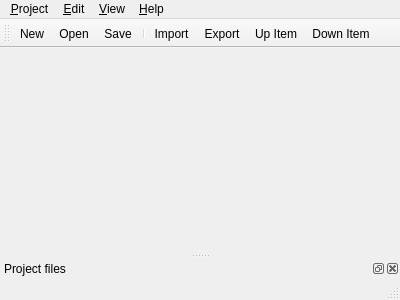
<?xml version="1.0" encoding="UTF-8"?>
<ui version="4.0">
 <class>MainWindow</class>
 <widget class="QMainWindow" name="MainWindow">
  <property name="geometry">
   <rect>
    <x>0</x>
    <y>0</y>
    <width>400</width>
    <height>300</height>
   </rect>
  </property>
  <property name="windowTitle">
   <string>TreeATE Dev</string>
  </property>
  <widget class="QWidget" name="centralWidget">
   <layout class="QVBoxLayout" name="verticalLayout">
    <property name="leftMargin">
     <number>0</number>
    </property>
    <property name="topMargin">
     <number>0</number>
    </property>
    <property name="rightMargin">
     <number>0</number>
    </property>
    <property name="bottomMargin">
     <number>0</number>
    </property>
    <item>
     <layout class="QVBoxLayout" name="verticalLayout_main"/>
    </item>
   </layout>
  </widget>
  <widget class="QMenuBar" name="menuBar">
   <property name="geometry">
    <rect>
     <x>0</x>
     <y>0</y>
     <width>400</width>
     <height>17</height>
    </rect>
   </property>
   <widget class="QMenu" name="menuProject">
    <property name="title">
     <string>&amp;Project</string>
    </property>
    <addaction name="action_New"/>
    <addaction name="action_Open"/>
    <addaction name="action_Save"/>
    <addaction name="separator"/>
    <addaction name="actionImport"/>
    <addaction name="action_Export"/>
    <addaction name="separator"/>
    <addaction name="actionClose"/>
   </widget>
   <widget class="QMenu" name="menu_View">
    <property name="title">
     <string>&amp;View</string>
    </property>
    <addaction name="actionShrink_items_Ctrl"/>
    <addaction name="actionSpread_items_Ctrl"/>
    <addaction name="separator"/>
    <addaction name="actionWindows"/>
   </widget>
   <widget class="QMenu" name="menu_Help">
    <property name="title">
     <string>&amp;Help</string>
    </property>
    <addaction name="action_Help"/>
    <addaction name="separator"/>
    <addaction name="action_About"/>
   </widget>
   <widget class="QMenu" name="menu_Edit">
    <property name="title">
     <string>&amp;Edit</string>
    </property>
    <widget class="QMenu" name="menu_Test_Units">
     <property name="title">
      <string>&amp;Test Items</string>
     </property>
     <addaction name="actionUpItem"/>
     <addaction name="actionDownItem"/>
     <addaction name="separator"/>
     <addaction name="actionInsert_Unit"/>
     <addaction name="actionInsert_Parameter"/>
     <addaction name="separator"/>
     <addaction name="actionRemove_Unit"/>
     <addaction name="actionRemove_Parameter"/>
     <addaction name="separator"/>
     <addaction name="actionAdd_Sub_Unit"/>
    </widget>
    <addaction name="action_Script"/>
    <addaction name="menu_Test_Units"/>
   </widget>
   <addaction name="menuProject"/>
   <addaction name="menu_Edit"/>
   <addaction name="menu_View"/>
   <addaction name="menu_Help"/>
  </widget>
  <widget class="QToolBar" name="mainToolBar">
   <property name="windowTitle">
    <string>Toolbar</string>
   </property>
   <attribute name="toolBarArea">
    <enum>TopToolBarArea</enum>
   </attribute>
   <attribute name="toolBarBreak">
    <bool>false</bool>
   </attribute>
   <addaction name="action_New"/>
   <addaction name="action_Open"/>
   <addaction name="action_Save"/>
   <addaction name="separator"/>
   <addaction name="actionImport"/>
   <addaction name="action_Export"/>
   <addaction name="actionUpItem"/>
   <addaction name="actionDownItem"/>
  </widget>
  <widget class="QStatusBar" name="statusBar"/>
  <widget class="QDockWidget" name="dockWidget_model">
   <property name="windowTitle">
    <string>Project files</string>
   </property>
   <attribute name="dockWidgetArea">
    <number>8</number>
   </attribute>
   <widget class="QWidget" name="dockWidgetContents_model">
    <layout class="QVBoxLayout" name="verticalLayout_2">
     <property name="leftMargin">
      <number>0</number>
     </property>
     <property name="topMargin">
      <number>0</number>
     </property>
     <property name="rightMargin">
      <number>0</number>
     </property>
     <property name="bottomMargin">
      <number>0</number>
     </property>
     <item>
      <layout class="QHBoxLayout" name="horizontalLayout_model"/>
     </item>
    </layout>
   </widget>
  </widget>
  <action name="action_New">
   <property name="icon">
    <iconset resource="res.qrc">
     <normaloff>:/new.png</normaloff>:/new.png</iconset>
   </property>
   <property name="text">
    <string>&amp;New...</string>
   </property>
   <property name="shortcut">
    <string>Ctrl+N</string>
   </property>
  </action>
  <action name="action_Open">
   <property name="icon">
    <iconset resource="res.qrc">
     <normaloff>:/open.png</normaloff>:/open.png</iconset>
   </property>
   <property name="text">
    <string>&amp;Open...</string>
   </property>
   <property name="shortcut">
    <string>Ctrl+O</string>
   </property>
  </action>
  <action name="action_Save">
   <property name="icon">
    <iconset resource="res.qrc">
     <normaloff>:/save.png</normaloff>:/save.png</iconset>
   </property>
   <property name="text">
    <string>&amp;Save</string>
   </property>
   <property name="shortcut">
    <string>Ctrl+S</string>
   </property>
  </action>
  <action name="actionClose">
   <property name="text">
    <string>Close</string>
   </property>
  </action>
  <action name="action_About">
   <property name="text">
    <string>&amp;About...</string>
   </property>
  </action>
  <action name="actionImport">
   <property name="icon">
    <iconset resource="res.qrc">
     <normaloff>:/input.png</normaloff>:/input.png</iconset>
   </property>
   <property name="text">
    <string>&amp;Import...</string>
   </property>
  </action>
  <action name="action_Export">
   <property name="icon">
    <iconset resource="res.qrc">
     <normaloff>:/output.png</normaloff>:/output.png</iconset>
   </property>
   <property name="text">
    <string>&amp;Export...</string>
   </property>
  </action>
  <action name="actionShrink_items_Ctrl">
   <property name="icon">
    <iconset resource="../TreeATE/res.qrc">
     <normaloff>:/minus.png</normaloff>:/minus.png</iconset>
   </property>
   <property name="text">
    <string>Shrink items</string>
   </property>
   <property name="toolTip">
    <string>Shrink items</string>
   </property>
   <property name="shortcut">
    <string>Ctrl+-</string>
   </property>
  </action>
  <action name="actionSpread_items_Ctrl">
   <property name="icon">
    <iconset resource="../TreeATE/res.qrc">
     <normaloff>:/add.png</normaloff>:/add.png</iconset>
   </property>
   <property name="text">
    <string>Spread items</string>
   </property>
   <property name="toolTip">
    <string>Spread items</string>
   </property>
   <property name="shortcut">
    <string>Ctrl+=</string>
   </property>
  </action>
  <action name="actionWindows">
   <property name="text">
    <string>Windows</string>
   </property>
  </action>
  <action name="actionInsert_Unit">
   <property name="text">
    <string>Insert Item</string>
   </property>
  </action>
  <action name="actionInsert_Parameter">
   <property name="text">
    <string>Insert Parameter</string>
   </property>
  </action>
  <action name="actionRemove_Unit">
   <property name="text">
    <string>Remove Item</string>
   </property>
  </action>
  <action name="actionRemove_Parameter">
   <property name="text">
    <string>Remove Parameter</string>
   </property>
  </action>
  <action name="actionAdd_Sub_Unit">
   <property name="text">
    <string>Add Sub Item</string>
   </property>
  </action>
  <action name="action_Script">
   <property name="text">
    <string>&amp;Script</string>
   </property>
  </action>
  <action name="actionUpItem">
   <property name="icon">
    <iconset resource="res.qrc">
     <normaloff>:/up.png</normaloff>:/up.png</iconset>
   </property>
   <property name="text">
    <string>Up Item</string>
   </property>
  </action>
  <action name="actionDownItem">
   <property name="icon">
    <iconset resource="res.qrc">
     <normaloff>:/down.png</normaloff>:/down.png</iconset>
   </property>
   <property name="text">
    <string>Down Item</string>
   </property>
  </action>
  <action name="action_Help">
   <property name="text">
    <string>&amp;Help...</string>
   </property>
  </action>
 </widget>
 <layoutdefault spacing="6" margin="11"/>
 <resources>
  <include location="../TreeATE/res.qrc"/>
  <include location="res.qrc"/>
 </resources>
 <connections/>
</ui>
